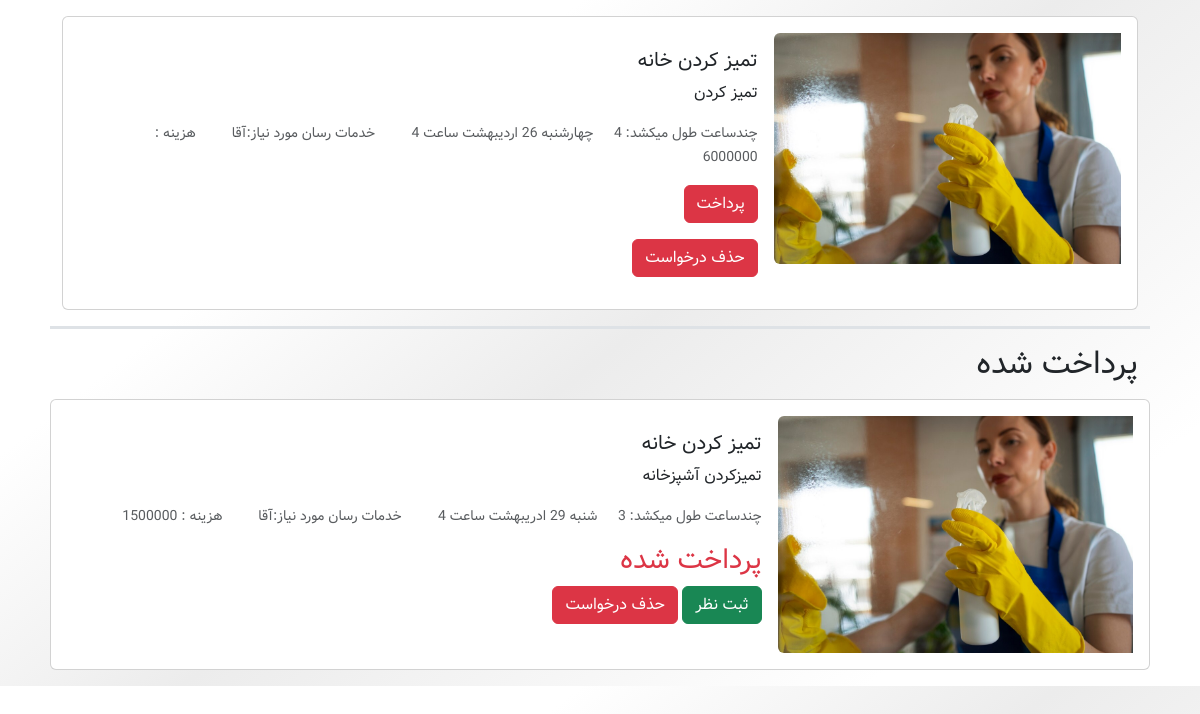
Page /user/user/service-request/ (signed in) on the earlier database version.
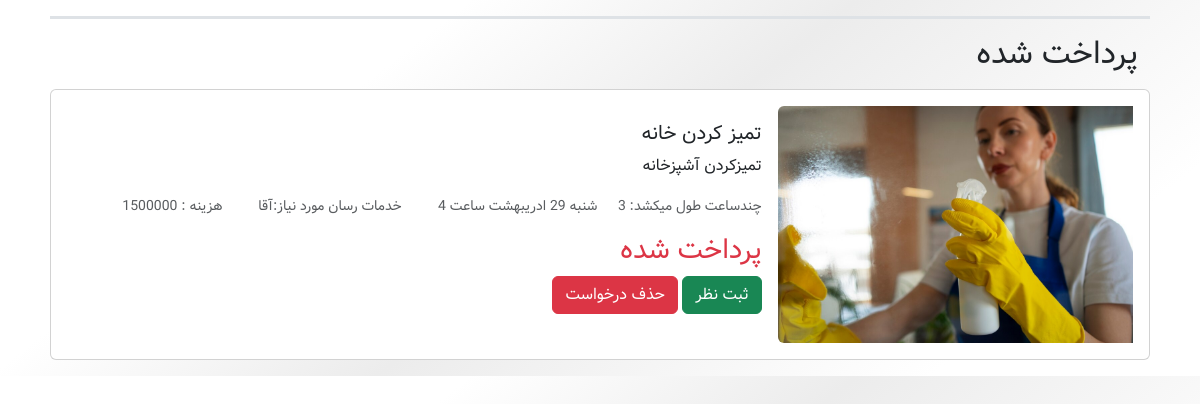
Same page on the later database version.
### user_request_module/models.py (models this page shows)
class Service(models.Model):
    serviceid = models.IntegerField(auto_created=True, null=True)
    servicer = models.ForeignKey(Servicer, blank=True, on_delete=models.SET_NULL, null=True)
    user = models.ForeignKey(User, on_delete=models.CASCADE)
    type = models.CharField(max_length=500, verbose_name='نوع خدمات')
    gender = models.CharField(max_length=100, verbose_name='جنسیت خدمات دهنده', blank=True)
    description = models.TextField(db_index=True, verbose_name='توضیحات')
    price = models.IntegerField(verbose_name='هزینه', blank=True, null=True)
    service_date = models.CharField(max_length=100, verbose_name='تاریخ انجام پروژه')
    service_time = models.IntegerField(verbose_name='ساعت خدمت')
    created_at = models.DateTimeField(auto_now_add=True, verbose_name='ساعت خدمت')
    is_submit = models.BooleanField(default=False, verbose_name='قبول شده / نشده')
    pay = models.OneToOneField(Payment, on_delete=models.SET_NULL, null=True, blank=True,
                               related_name='related_service_payment')
    comment = models.OneToOneField('user_panel_module.Comment', on_delete=models.SET_NULL, null=True, blank=True,
                                   related_name='related_service_comment')

### user_panel_module/views.py (the view)
# urls.py: path('user/service-request/', views.UserServiceRequest.as_view(), name='user_service_request'),
@method_decorator(login_required, name='dispatch')
class UserServiceRequest(View):
    def get(self, request):
        current_user = User.objects.filter(id=request.user.id).first()
        context = Service.objects.filter(user=current_user).all()
        for service in context:
            payment = Payment.objects.filter(service=service).first()
        context = {
            'context': context,
            'pay': payment,
        }
        return render(request, 'user/user_service_request.html', context)

### user_panel_module/templates/user/user_service_request.html (shortened to what this page needs)
{% extends 'shared/_layout.html' %}
{% load render_partial %}
{% block main %}
        <main>
         <div class="container mt-3">
                <div class="row mx-2">
                    <div class="requests">
                    {% for service in context %}
                        {% if service.pay == Null %}
                    <div class="card cardrequest mb-3 p-3">
                        <div class="row g-0">
                            <div class="col-md-4">
                              {% if service.type == 'تمیز کردن خانه' %}
                                    <img src="/static/images/professional-cleaning-service-person-cleaning-office-window_23-2150520601.jpg" class="img-fluid rounded-start" alt="...">
                              {% endif %}
                            </div>
                            <div class="col-md-8">
                                <div class="card-body">
                                    <h5 class="card-title">{{ service.type }}</h5>
                                    <p class="card-text">{{ service.description }}</p>
                                    <p class="card-text"><small class="text-muted">چندساعت طول میکشد: {{ service.service_time }}</small> <small class="text-muted mx-3">{{ service.service_date }}</small>
                                    <small class="text-muted mx-3">خدمات رسان مورد نیاز:{{ service.gender }}</small><small class="text-muted mx-3"> هزینه : {{ service.price }} </small></p>
                                        {% if service.servicer != Null %}
                                    <form action="{% url 'payment_page' %}" method="post" class="my-3">
                                        <button type="submit" class="btn btn-danger">پرداخت</button>
                                    </form>
                                    {% endif %}
                                    <a href="{% url 'Service_delete' service.id %}" class="btn btn-danger">حذف درخواست</a>
                                </div>
                            </div>
                        </div>
                    </div>
                        {% endif %}
                    {% endfor %}
                </div>
                </div>
                <div class="row mx-2 border-top border-3">
                <p class="h2 my-3">پرداخت شده</p>
                    {% for service in context %}
                        {% if service.pay != Null %}
                    <div class="card cardrequest mb-3 p-3">
                        <div class="row g-0">
                            <div class="col-md-4">
                              {% if service.type == 'تمیز کردن خانه' %}
                                    <img src="/static/images/professional-cleaning-service-person-cleaning-office-window_23-2150520601.jpg" class="img-fluid rounded-start" alt="...">
                              {% endif %}
                            </div>
                            <div class="col-md-8">
                                <div class="card-body">
                                    <h5 class="card-title">{{ service.type }}</h5>
                                    <p class="card-text">{{ service.description }}</p>
                                    <p class="card-text"><small class="text-muted">چندساعت طول میکشد: {{ service.service_time }}</small> <small class="text-muted mx-3">{{ service.service_date }}</small>
                                    <small class="text-muted mx-3">خدمات رسان مورد نیاز:{{ service.gender }}</small><small class="text-muted mx-3"> هزینه : {{ service.price }} </small></p>
                                        <p class="h3 text-danger">پرداخت شده</p>
                                        <a href="{% url 'service-comment' service.id %}" class="btn btn-success">ثبت نظر</a>
                                    <a href="{% url 'Service_delete' service.id %}" class="btn btn-danger">حذف درخواست</a>
                                </div>
                            </div>
                        </div>
                    </div>
                        {% endif %}
                    {% endfor %}
                </div>
         </div>
    </main>
{% endblock %}

Differences in the rows shown:
removed Service: type "تمیز کردن خانه", description "تمیز کردن", service_time "4", service_date "چهارشنبه 26 اردیبهشت ساعت 4", gender "آقا", price "6000000"
